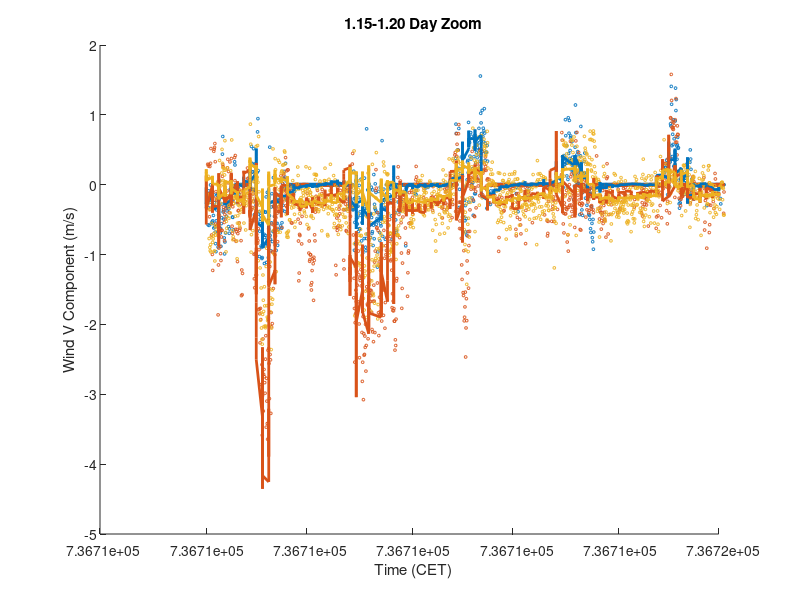

This chart was generated by the following MATLAB code: (Note: this script raises an error after producing the figure.)
%% WindU_Plots.m
% Nipun Gunawardena
% Plot the data from WindV_Range1.m and
% WindV_Range2.m

clear all, close all, clc


%% Load first dataset
load('1.15-1.20.mat');

% RMSE Function
rmse = @(y, ypred) sqrt(nanmean((y-ypred).^2));


%% Plot first dataset
fig = figure();
set(fig, 'Units', 'normalized', 'Position', [0,0,1,1]);
% subplot(3,2,1);
hold all
plot(datesTest, targetsTest(1,:), 'o', 'MarkerSize', 2);    % LEMS A
plot(datesTest, targetsTest(2,:), 'o', 'MarkerSize', 2);    % LEMS B
plot(datesTest, targetsTest(3,:), 'o', 'MarkerSize', 2);    % LEMS D
set(gca,'ColorOrderIndex',1)
plot(datesTest, outputsTest(1,:), '-', 'LineWidth', 2);    % LEMS A
plot(datesTest, outputsTest(2,:), '-', 'LineWidth', 2);    % LEMS B
plot(datesTest, outputsTest(3,:), '-', 'LineWidth', 2);    % LEMS D
xlabel('Time (CET)');
ylabel('Wind V Component (m/s)');
title('1.15-1.20 Day Zoom');
dynamicDateTicks()
legend('LEMS A Data','LEMS B Data','LEMS D Data', 'LEMS A ANN','LEMS B ANN','LEMS D ANN');
print('ANN_windV_1-15_Zoom.eps', '-depsc');

fig = figure();
set(fig, 'Units', 'normalized', 'Position', [0,0,1,1]);
% subplot(3,2,3);
names = {'LEMS A', 'LEMS B', 'LEMS D', 'LEMS E', 'LEMS F', 'LEMS G', 'LEMS H', 'LEMS L'};
for i = 1:8
    h = subplot(2,4,i);
    hold on
    plot(targetsTest(i,:), outputsTest(i,:), 'o', 'MarkerSize', 2);
    p = polyfit(targetsTest(i,:), outputsTest(i,:), 1);
    pLine = polyval(p, [min(outputsTest(i,:)) max(outputsTest(i,:))]);
%     plot([min(outputsTest(i,:)) max(outputsTest(i,:))], [pLine(1) pLine(2)], 'r-', 'LineWidth', 2);
    nrmse = rmse(targetsTest(i,:), outputsTest(i,:)) / range(targetsTest(i,:));
    pr = refline(1, 0);
    axis square
    r2 = coefDeter(targetsTest(i,:), outputsTest(i,:));
    xlim = h.XLim;
    ylim = h.YLim;
    text(xlim(1)+(0.05*range(xlim)), ylim(2)-(0.05*range(ylim)), sprintf('NRMSE = %f', nrmse));
    xlabel('Data');
    ylabel('ANN Output');
    title(names{i});
end
print('ANN_windV_1-15_rSq.eps', '-depsc');


fig = figure();
set(fig, 'Units', 'normalized', 'Position', [0,0,1,1]);
% subplot(3,2,5);
hold on
plot(datesTest, mmOut, 'b:', 'LineWidth', 2);
plot(datesTest, mmTarg, 'r-');
plot(datesTest, stdOut, 'm:', 'LineWidth', 2);
plot(datesTest, stdTarg, 'k-');
xlabel('Date')
ylabel('Wind V Component Statistics (m/s)');
title(sprintf('Test Data || Range RMSE = %f || StdDev RMSE = %f', rmse(mmTarg, mmOut), rmse(stdTarg, stdOut)));
dynamicDateTicks()
legend('Range Output','Range Target','StdDev Output','StdDev Target');
print('ANN_windV_1-15_Stats.eps', '-depsc');




%% Load second dataset
clear all
load('1.27-2.01.mat');

% RMSE Function
rmse = @(y, ypred) sqrt(nanmean((y-ypred).^2));


%% Plot second dataset
fig = figure();
set(fig, 'Units', 'normalized', 'Position', [0,0,1,1]);
% subplot(3,2,2);
hold all
plot(datesTest, targetsTest(1,:), 'o', 'MarkerSize', 2);    % LEMS A
plot(datesTest, targetsTest(2,:), 'o', 'MarkerSize', 2);    % LEMS B
plot(datesTest, targetsTest(3,:), 'o', 'MarkerSize', 2);    % LEMS D
set(gca,'ColorOrderIndex',1)
plot(datesTest, outputsTest(1,:), '-', 'LineWidth', 2);    % LEMS A
plot(datesTest, outputsTest(2,:), '-', 'LineWidth', 2);    % LEMS B
plot(datesTest, outputsTest(3,:), '-', 'LineWidth', 2);    % LEMS D
xlabel('Time (CET)');
ylabel('Wind V Component (m/s)');
title('1.27-2.01 Day Zoom');
dynamicDateTicks()
legend('LEMS A Data','LEMS B Data','LEMS D Data', 'LEMS A ANN','LEMS B ANN','LEMS D ANN');
print('ANN_windV_1-27_Zoom.eps', '-depsc');


fig = figure();
set(fig, 'Units', 'normalized', 'Position', [0,0,1,1]);
% subplot(3,2,4);
names = {'LEMS A', 'LEMS B', 'LEMS D', 'LEMS E', 'LEMS F', 'LEMS G', 'LEMS H', 'LEMS L'};
for i = 1:8
    h = subplot(2,4,i);
    hold on
    plot(targetsTest(i,:), outputsTest(i,:), 'o', 'MarkerSize', 2);
    p = polyfit(targetsTest(i,:), outputsTest(i,:), 1);
    pLine = polyval(p, [min(outputsTest(i,:)) max(outputsTest(i,:))]);
%     plot([min(outputsTest(i,:)) max(outputsTest(i,:))], [pLine(1) pLine(2)], 'r-', 'LineWidth', 2);
    nrmse = rmse(targetsTest(i,:), outputsTest(i,:)) / range(targetsTest(i,:));
    pr = refline(1, 0);
    axis square
    r2 = coefDeter(targetsTest(i,:), outputsTest(i,:));
    xlim = h.XLim;
    ylim = h.YLim;
    text(xlim(1)+(0.05*range(xlim)), ylim(2)-(0.05*range(ylim)), sprintf('NRMSE = %f', nrmse));
    xlabel('Data');
    ylabel('ANN Output');
    title(names{i});
end
print('ANN_windV_1-27_rSq.eps', '-depsc');


fig = figure();
set(fig, 'Units', 'normalized', 'Position', [0,0,1,1]);
% subplot(3,2,6);
hold on
plot(datesTest, mmOut, 'b:', 'LineWidth', 2);
plot(datesTest, mmTarg, 'r-');
plot(datesTest, stdOut, 'm:', 'LineWidth', 2);
plot(datesTest, stdTarg, 'k-');
xlabel('Date')
ylabel('Wind V Component Statistics (m/s)');
title(sprintf('Test Data || Range RMSE = %f || StdDev RMSE = %f', rmse(mmTarg, mmOut), rmse(stdTarg, stdOut)));
dynamicDateTicks()
legend('Range Output','Range Target','StdDev Output','StdDev Target');
print('ANN_windV_1-27_Stats.eps', '-depsc');
